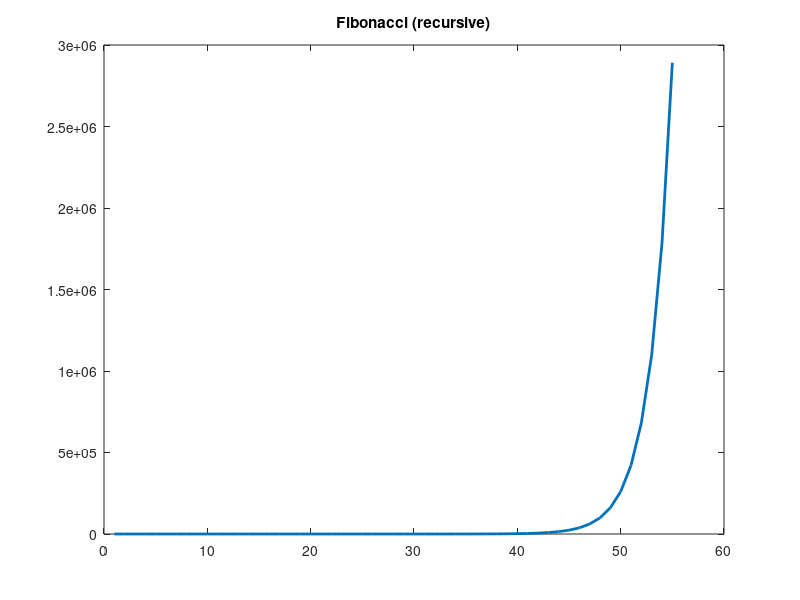
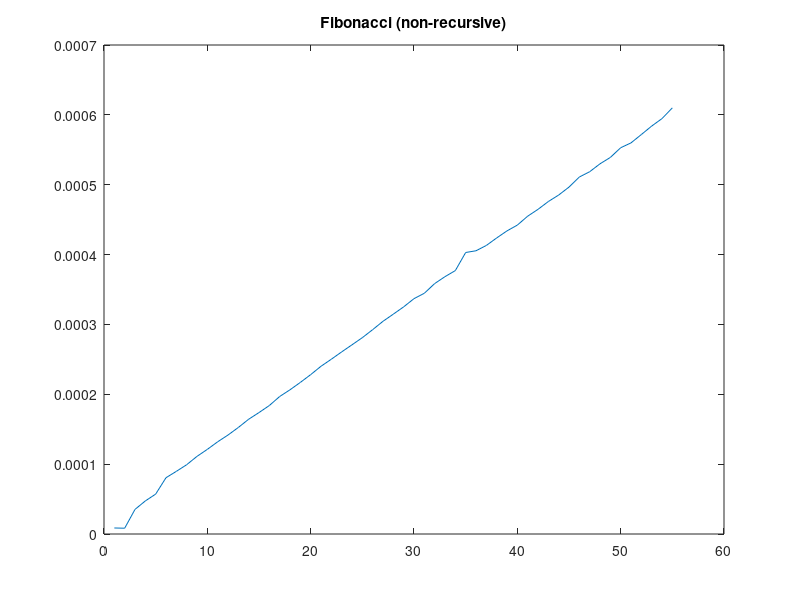
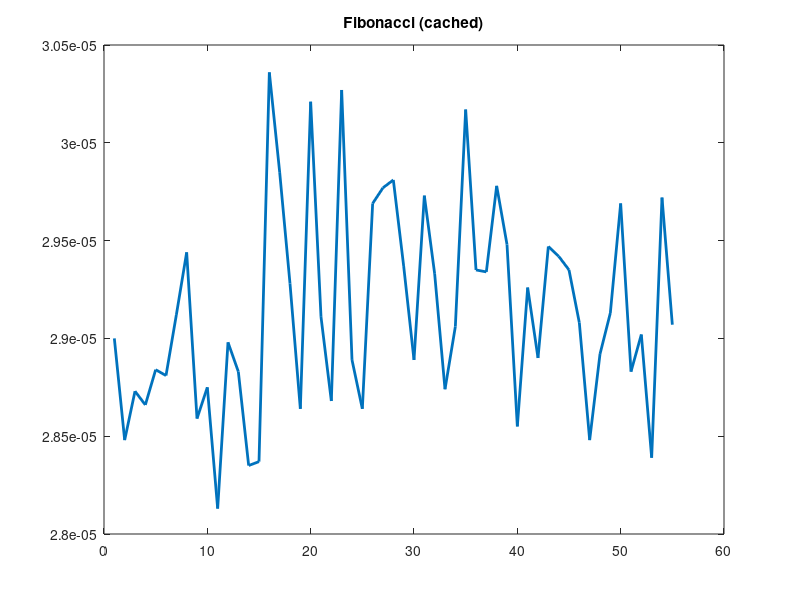
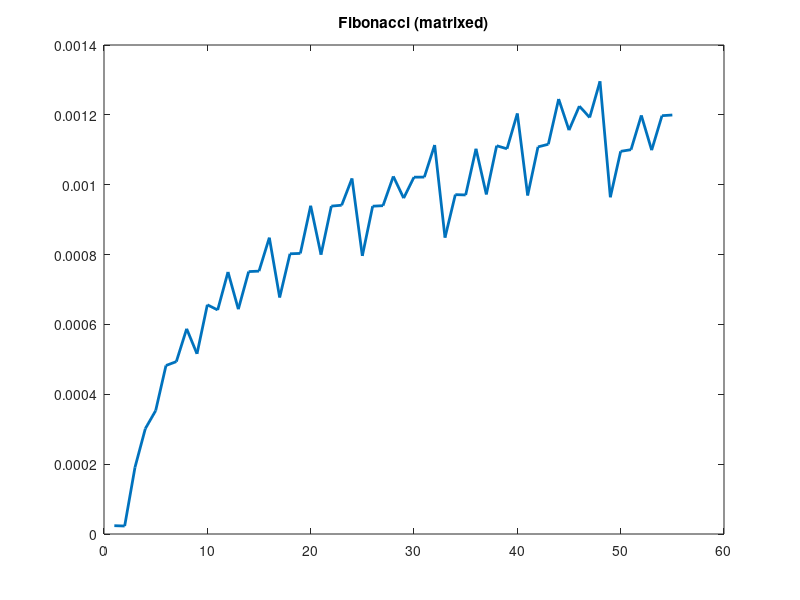

Recreate these plots in MATLAB, in order. (Note: this script raises an error after producing the figures.)
fib_recursive_name = 'Fibonacci (recursive)';
fib_recursive = [
    0
    0
    0
    0
    0
    0
    0
    0
    0
    0
    0
    0
    0
    0
    0
    0
    0
    0
    0
    0
    0
    0
    0
    0
    1
    2
    4
    7
    13
    21
    33
    64
    79
    123
    199
    315
    514
    819
    1324
    2144
    3501
    5567
    9054
    14616
    23411
    37889
    61402
    98952
    160636
    260094
    420805
    681264
    1097904
    1784808
    2891066
];

plot(1 : 55, fib_recursive, 'LineWidth', 2);
title(fib_recursive_name);

fib_looped_name = 'Fibonacci (non-recursive)';
fib_looped = [
    8.62e-06
    8.29e-06
    3.522e-05
    4.734e-05
    5.711e-05
    8.058e-05
    8.967e-05
    9.918e-05
    0.00011113
    0.00012115
    0.00013199
    0.00014167
    0.0001525
    0.00016429
    0.00017384
    0.00018391
    0.00019682
    0.00020645
    0.00021699
    0.00022813
    0.00024011
    0.0002502
    0.00026068
    0.00027083
    0.00028106
    0.00029252
    0.00030449
    0.00031474
    0.00032516
    0.0003369
    0.00034462
    0.00035848
    0.0003684
    0.00037708
    0.00040297
    0.00040545
    0.00041304
    0.00042379
    0.00043391
    0.00044218
    0.00045494
    0.00046474
    0.00047593
    0.00048523
    0.0004966
    0.00051102
    0.00051859
    0.00052992
    0.00053905
    0.00055292
    0.00055989
    0.00057181
    0.00058394
    0.00059465
    0.00061001
];

figure(2);
plot(1 : 55, fib_looped);
title(fib_looped_name);

fib_memoized_name = 'Fibonacci (cached)';
fib_memoized = [
    2.9e-05
    2.848e-05
    2.873e-05
    2.866e-05
    2.884e-05
    2.881e-05
    2.912e-05
    2.944e-05
    2.859e-05
    2.875e-05
    2.813e-05
    2.898e-05
    2.883e-05
    2.835e-05
    2.837e-05
    3.036e-05
    2.985e-05
    2.928e-05
    2.864e-05
    3.021e-05
    2.911e-05
    2.868e-05
    3.027e-05
    2.889e-05
    2.864e-05
    2.969e-05
    2.977e-05
    2.981e-05
    2.937e-05
    2.889e-05
    2.973e-05
    2.933e-05
    2.874e-05
    2.906e-05
    3.017e-05
    2.935e-05
    2.934e-05
    2.978e-05
    2.948e-05
    2.855e-05
    2.926e-05
    2.89e-05
    2.947e-05
    2.942e-05
    2.935e-05
    2.908e-05
    2.848e-05
    2.892e-05
    2.913e-05
    2.969e-05
    2.883e-05
    2.902e-05
    2.839e-05
    2.972e-05
    2.907e-05
];

figure(3);
plot(1 : 55, fib_memoized, 'LineWidth', 2);
title(fib_memoized_name);

fib_matrixed_name = 'Fibonacci (matrixed)';
fib_matrixed = [
    2.381e-05
    2.286e-05
    0.00019107
    0.00030163
    0.0003532
    0.00048244
    0.00049352
    0.00058749
    0.00051578
    0.00065623
    0.00064139
    0.00075016
    0.00064361
    0.00075126
    0.00075261
    0.00084844
    0.00067711
    0.00080225
    0.00080335
    0.00093982
    0.0007997
    0.00093871
    0.00094129
    0.00101798
    0.00079622
    0.00093852
    0.00093998
    0.00102386
    0.00096161
    0.0010216
    0.00102182
    0.00111372
    0.00084851
    0.00097161
    0.00097071
    0.00110293
    0.00097214
    0.00111164
    0.00110286
    0.00120403
    0.00096913
    0.00110827
    0.00111584
    0.00124539
    0.00115623
    0.001225
    0.00119251
    0.0012961
    0.00096405
    0.00109558
    0.0011003
    0.00119845
    0.00109894
    0.00119764
    0.00119957
];

figure(4);
plot(1 : 55, fib_matrixed, 'LineWidth', 2);
title(fib_matrixed_name);

x = 1 : 55;
figure(5);
loglog(x, fib_recursive, x, fib_looped, x, fib_memoized, x, fib_matrixed, 'LineWidth', 2);
lgd = legend(fib_recursive_name, fib_looped_name, fib_memoized_name, fib_matrixed_name);
lgd.Location = 'Best';
title('Fibonacci: Recursive vs. Looped vs. Cached vs. Matrixed');


figure(6);
plot(x, fib_recursive, x, fib_looped, x, fib_memoized, x, fib_matrixed, 'LineWidth', 2);
lgd = legend(fib_recursive_name, fib_looped_name, fib_memoized_name, fib_matrixed_name);
lgd.Location = 'NorthWest';
title('Fibonacci: Recursive vs. Looped vs. Cached vs. Matrixed');